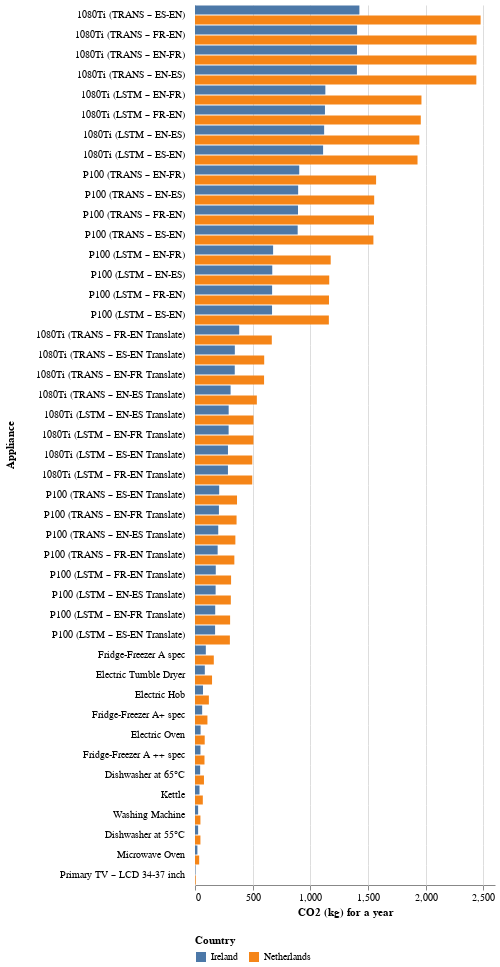

Notebook code cell kept with this figure:
### Code cell
alt.Chart(data_co2).mark_bar().encode(
    y=alt.Y('Country:N', title="", axis=alt.Axis(labels=False, ticks=False)),
    x=alt.X('CO2:Q', title='CO2 (kg) for a year'),
    row=alt.Row("Appliance", spacing=0, title="Appliance", sort=list(sorting_idx_co2)),
    color = 'Country:N'
).configure_view(
    strokeWidth=0
).configure_headerRow(labelAngle=-0, labelAlign='left', labelAnchor='middle'
                     ).configure_legend(orient='bottom'
                                       ).properties(height=20, width=300)

### Figure 1 — Vega-Lite specification as saved in the notebook (floating-point values rounded to 4 significant figures)
{"config": {"view": {"continuousWidth": 400, "continuousHeight": 300, "strokeWidth": 0}, "headerRow": {"labelAlign": "left", "labelAnchor": "middle", "labelAngle": 0}, "legend": {"orient": "bottom"}}, "data": {"name": "data-c6afddf8db64a2f040075efb8ea81624"}, "mark": "bar", "encoding": {"color": {"type": "nominal", "field": "Country"}, "row": {"type": "nominal", "field": "Appliance", "sort": ["1080Ti (TRANS – ES-EN)", "1080Ti (TRANS – FR-EN)", "1080Ti (TRANS – EN-FR)", "1080Ti (TRANS – EN-ES)", "1080Ti (LSTM – EN-FR)", "1080Ti (LSTM – FR-EN)", "1080Ti (LSTM – EN-ES)", "1080Ti (LSTM – ES-EN)", "P100 (TRANS – EN-FR)", "P100 (TRANS – EN-ES)", "P100 (TRANS – FR-EN)", "P100 (TRANS – ES-EN)", "P100 (LSTM – EN-FR)", "P100 (LSTM – EN-ES)", "P100 (LSTM – FR-EN)", "P100 (LSTM – ES-EN)", "1080Ti (TRANS – FR-EN Translate)", "1080Ti (TRANS – ES-EN Translate)", "1080Ti (TRANS – EN-FR Translate)", "1080Ti (TRANS – EN-ES Translate)", "1080Ti (LSTM – EN-ES Translate)", "1080Ti (LSTM – EN-FR Translate)", "1080Ti (LSTM – ES-EN Translate)", "1080Ti (LSTM – FR-EN Translate)", "P100 (TRANS – ES-EN Translate)", "P100 (TRANS – EN-FR Translate)", "P100 (TRANS – EN-ES Translate)", "P100 (TRANS – FR-EN Translate)", "P100 (LSTM – FR-EN Translate)", "P100 (LSTM – EN-ES Translate)", "P100 (LSTM – EN-FR Translate)", "P100 (LSTM – ES-EN Translate)", "Fridge-Freezer A spec", "Electric Tumble Dryer", "Electric Hob", "Fridge-Freezer A+ spec", "Electric Oven", "Fridge-Freezer A ++ spec", "Dishwasher at 65°C", "Kettle", "Washing Machine", "Dishwasher at 55°C", "Microwave Oven", "Primary TV – LCD 34-37 inch"], "spacing": 0, "title": "Appliance"}, "x": {"type": "quantitative", "field": "CO2", "title": "CO2 (kg) for a year"}, "y": {"type": "nominal", "axis": {"labels": false, "ticks": false}, "field": "Country", "title": ""}}, "height": 20, "width": 300, "$schema": "https://vega.github.io/schema/vega-lite/v4.8.1.json", "datasets": {"data-c6afddf8db64a2f040075efb8ea81624": [{"Appliance": "Microwave Oven", "Country": "Ireland", "CO2": 20.85}, {"Appliance": "Washing Machine", "Country": "Ireland", "CO2": 27.08}, {"Appliance": "Electric Tumble Dryer", "Country": "Ireland", "CO2": 85.05}, {"Appliance": "Kettle", "Country": "Ireland", "CO2": 38.99}, {"Appliance": "Electric Oven", "Country": "Ireland", "CO2": 48.45}, {"Appliance": "Electric Hob", "Country": "Ireland", "CO2": 69.2}, {"Appliance": "Dishwasher at 55°C", "Country": "Ireland", "CO2": 27.06}, {"Appliance": "Dishwasher at 65°C", "Country": "Ireland", "CO2": 44.69}, {"Appliance": "Fridge-Freezer A ++ spec", "Country": "Ireland", "CO2": 47.35}, {"Appliance": "Fridge-Freezer A+ spec", "Country": "Ireland", "CO2": 62.07}, {"Appliance": "Fridge-Freezer A spec", "Country": "Ireland", "CO2": 93.79}, {"Appliance": "Primary TV – LCD 34-37 inch", "Country": "Ireland", "CO2": 3.406}, {"Appliance": "1080Ti (LSTM – EN-FR)", "Country": "Ireland", "CO2": 1130.0}, {"Appliance": "1080Ti (LSTM – EN-ES)", "Country": "Ireland", "CO2": 1119.0}, {"Appliance": "1080Ti (LSTM – FR-EN)", "Country": "Ireland", "CO2": 1126.0}, {"Appliance": "1080Ti (LSTM – ES-EN)", "Country": "Ireland", "CO2": 1110.0}, {"Appliance": "1080Ti (TRANS – EN-FR)", "Country": "Ireland", "CO2": 1404.0}, {"Appliance": "1080Ti (TRANS – EN-ES)", "Country": "Ireland", "CO2": 1403.0}, {"Appliance": "1080Ti (TRANS – FR-EN)", "Country": "Ireland", "CO2": 1405.0}, {"Appliance": "1080Ti (TRANS – ES-EN)", "Country": "Ireland", "CO2": 1425.0}, {"Appliance": "P100 (LSTM – EN-FR)", "Country": "Ireland", "CO2": 676.9}, {"Appliance": "P100 (LSTM – EN-ES)", "Country": "Ireland", "CO2": 669.6}, {"Appliance": "P100 (LSTM – FR-EN)", "Country": "Ireland", "CO2": 668.3}, {"Appliance": "P100 (LSTM – ES-EN)", "Country": "Ireland", "CO2": 667.7}, {"Appliance": "P100 (TRANS – EN-FR)", "Country": "Ireland", "CO2": 903.4}, {"Appliance": "P100 (TRANS – EN-ES)", "Country": "Ireland", "CO2": 893.9}, {"Appliance": "P100 (TRANS – FR-EN)", "Country": "Ireland", "CO2": 892.7}, {"Appliance": "P100 (TRANS – ES-EN)", "Country": "Ireland", "CO2": 889.9}, {"Appliance": "1080Ti (LSTM – EN-FR Translate)", "Country": "Ireland", "CO2": 291.5}, {"Appliance": "1080Ti (LSTM – EN-ES Translate)", "Country": "Ireland", "CO2": 291.8}, {"Appliance": "1080Ti (LSTM – FR-EN Translate)", "Country": "Ireland", "CO2": 285.5}, {"Appliance": "1080Ti (LSTM – ES-EN Translate)", "Country": "Ireland", "CO2": 285.7}, {"Appliance": "1080Ti (TRANS – EN-FR Translate)", "Country": "Ireland", "CO2": 344.5}, {"Appliance": "1080Ti (TRANS – EN-ES Translate)", "Country": "Ireland", "CO2": 308.5}, {"Appliance": "1080Ti (TRANS – FR-EN Translate)", "Country": "Ireland", "CO2": 383.2}, {"Appliance": "1080Ti (TRANS – ES-EN Translate)", "Country": "Ireland", "CO2": 345.2}, {"Appliance": "P100 (LSTM – EN-FR Translate)", "Country": "Ireland", "CO2": 175.1}, {"Appliance": "P100 (LSTM – EN-ES Translate)", "Country": "Ireland", "CO2": 178.7}, {"Appliance": "P100 (LSTM – FR-EN Translate)", "Country": "Ireland", "CO2": 180.0}, {"Appliance": "P100 (LSTM – ES-EN Translate)", "Country": "Ireland", "CO2": 174.0}, {"Appliance": "P100 (TRANS – EN-FR Translate)", "Country": "Ireland", "CO2": 207.4}, {"Appliance": "P100 (TRANS – EN-ES Translate)", "Country": "Ireland", "CO2": 201.4}, {"Appliance": "P100 (TRANS – FR-EN Translate)", "Country": "Ireland", "CO2": 196.3}, {"Appliance": "P100 (TRANS – ES-EN Translate)", "Country": "Ireland", "CO2": 209.6}, {"Appliance": "Microwave Oven", "Country": "Netherlands", "CO2": 36.23}, {"Appliance": "Washing Machine", "Country": "Netherlands", "CO2": 47.05}, {"Appliance": "Electric Tumble Dryer", "Country": "Netherlands", "CO2": 147.8}, {"Appliance": "Kettle", "Country": "Netherlands", "CO2": 67.74}, {"Appliance": "Electric Oven", "Country": "Netherlands", "CO2": 84.17}, {"Appliance": "Electric Hob", "Country": "Netherlands", "CO2": 120.2}, {"Appliance": "Dishwasher at 55°C", "Country": "Netherlands", "CO2": 47.01}, {"Appliance": "Dishwasher at 65°C", "Country": "Netherlands", "CO2": 77.64}, {"Appliance": "Fridge-Freezer A ++ spec", "Country": "Netherlands", "CO2": 82.27}, {"Appliance": "Fridge-Freezer A+ spec", "Country": "Netherlands", "CO2": 107.8}, {"Appliance": "Fridge-Freezer A spec", "Country": "Netherlands", "CO2": 162.9}, {"Appliance": "Primary TV – LCD 34-37 inch", "Country": "Netherlands", "CO2": 5.918}, {"Appliance": "1080Ti (LSTM – EN-FR)", "Country": "Netherlands", "CO2": 1963.0}, {"Appliance": "1080Ti (LSTM – EN-ES)", "Country": "Netherlands", "CO2": 1944.0}, {"Appliance": "1080Ti (LSTM – FR-EN)", "Country": "Netherlands", "CO2": 1957.0}, {"Appliance": "1080Ti (LSTM – ES-EN)", "Country": "Netherlands", "CO2": 1929.0}, {"Appliance": "1080Ti (TRANS – EN-FR)", "Country": "Netherlands", "CO2": 2440.0}, {"Appliance": "1080Ti (TRANS – EN-ES)", "Country": "Netherlands", "CO2": 2438.0}, {"Appliance": "1080Ti (TRANS – FR-EN)", "Country": "Netherlands", "CO2": 2440.0}, {"Appliance": "1080Ti (TRANS – ES-EN)", "Country": "Netherlands", "CO2": 2475.0}, {"Appliance": "P100 (LSTM – EN-FR)", "Country": "Netherlands", "CO2": 1176.0}, {"Appliance": "P100 (LSTM – EN-ES)", "Country": "Netherlands", "CO2": 1163.0}, {"Appliance": "P100 (LSTM – FR-EN)", "Country": "Netherlands", "CO2": 1161.0}, {"Appliance": "P100 (LSTM – ES-EN)", "Country": "Netherlands", "CO2": 1160.0}, {"Appliance": "P100 (TRANS – EN-FR)", "Country": "Netherlands", "CO2": 1569.0}, {"Appliance": "P100 (TRANS – EN-ES)", "Country": "Netherlands", "CO2": 1553.0}, {"Appliance": "P100 (TRANS – FR-EN)", "Country": "Netherlands", "CO2": 1551.0}, {"Appliance": "P100 (TRANS – ES-EN)", "Country": "Netherlands", "CO2": 1546.0}, {"Appliance": "1080Ti (LSTM – EN-FR Translate)", "Country": "Netherlands", "CO2": 506.4}, {"Appliance": "1080Ti (LSTM – EN-ES Translate)", "Country": "Netherlands", "CO2": 507.0}, {"Appliance": "1080Ti (LSTM – FR-EN Translate)", "Country": "Netherlands", "CO2": 496.1}, {"Appliance": "1080Ti (LSTM – ES-EN Translate)", "Country": "Netherlands", "CO2": 496.4}, {"Appliance": "1080Ti (TRANS – EN-FR Translate)", "Country": "Netherlands", "CO2": 598.6}, {"Appliance": "1080Ti (TRANS – EN-ES Translate)", "Country": "Netherlands", "CO2": 536.1}, {"Appliance": "1080Ti (TRANS – FR-EN Translate)", "Country": "Netherlands", "CO2": 665.7}, {"Appliance": "1080Ti (TRANS – ES-EN Translate)", "Country": "Netherlands", "CO2": 599.7}, {"Appliance": "P100 (LSTM – EN-FR Translate)", "Country": "Netherlands", "CO2": 304.2}, {"Appliance": "P100 (LSTM – EN-ES Translate)", "Country": "Netherlands", "CO2": 310.5}, {"Appliance": "P100 (LSTM – FR-EN Translate)", "Country": "Netherlands", "CO2": 312.7}, {"Appliance": "P100 (LSTM – ES-EN Translate)", "Country": "Netherlands", "CO2": 302.3}, {"Appliance": "P100 (TRANS – EN-FR Translate)", "Country": "Netherlands", "CO2": 360.3}, {"Appliance": "P100 (TRANS – EN-ES Translate)", "Country": "Netherlands", "CO2": 349.8}, {"Appliance": "P100 (TRANS – FR-EN Translate)", "Country": "Netherlands", "CO2": 341.0}, {"Appliance": "P100 (TRANS – ES-EN Translate)", "Country": "Netherlands", "CO2": 364.2}]}}
